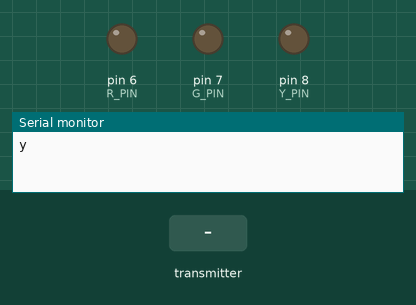
Simulated run of this sketch. Board: Arduino Uno, built with avr-gcc and run on an emulated ATmega328P. Parts: output pins drawn as LEDs (lit = HIGH), the last lines printed to the serial monitor. Inputs (shaded band) come from the test bench. Random numbers use the default seed unless the sketch sets one; no radio packets arrive unless stated.

Above: at 2.0 s.
2.1 s: the transmitter starts sending sequenceArraySend = 0
At 5.0 s:
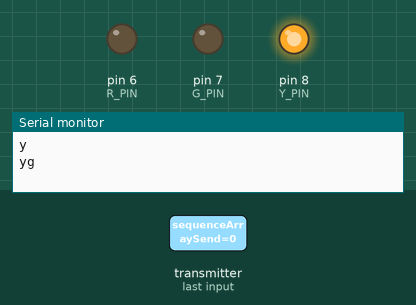
5.1 s: the transmitter starts sending result = 0
At 7.23 s:
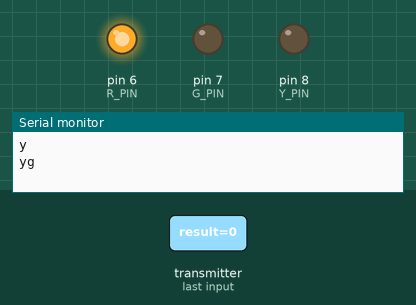
At 13.85 s:
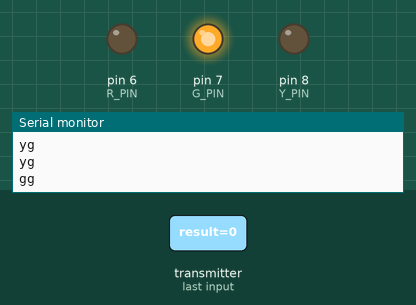
Timing chart, 0 to 14.1 s (numbered marks = the images above; inputs shaded):
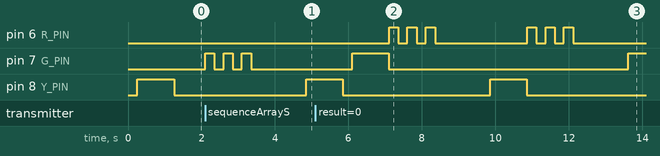

The sketch:

TeensyPlayer1.ino
```cpp
#include <SoftwareSerial.h>
#include <SPI.h>
#include "RF24.h"
#include "nRF24L01.h"

RF24 radio(9,10);

uint64_t pipes[2] = {0xF0B16B00B5, 0xF0BADA5535}; //reading, writing

void initRadio()
{
  radio.setPALevel(RF24_PA_HIGH);
  //payload size default 32...
  radio.setChannel(10); //we're team 10 :)
  radio.setCRCLength(RF24_CRC_16); //2-byte CRC
  radio.setDataRate(RF24_1MBPS); //1Mbps data rate

  radio.openReadingPipe(0, pipes[0]); //reading pipe
  radio.openWritingPipe(pipes[1]);
}
int const R_PIN = 6;
int const G_PIN = 7;
int const Y_PIN = 8;

void setup() {
  Serial.begin(9600);
  while(!Serial);
  radio.begin();
  initRadio();


  randomSeed(analogRead(0));

  pinMode(R_PIN, OUTPUT);
  pinMode(G_PIN, OUTPUT);
  pinMode(Y_PIN, OUTPUT);
}

//returns a random char (r, g, or y)
char getNewLight(){
  long randomNum = random(0,3);
  if(randomNum == 0){
    return 'r';
  } else if(randomNum == 1){
    return 'g';
  } else {
    return 'y';
  }
}

//Lights an LED for the specified time (in milliseconds) and then turns that LED Off
void lightLED(int pin,int timeToLight){
  digitalWrite(pin, HIGH);
  delay(timeToLight);
  digitalWrite(pin, LOW);
}


char sequenceArray [100];
int roundNum = 1;

struct data
{
  char sequenceArraySend [25];
  char result = 'p';
};

data game;


void loop() {

  //add on to sequence
  sequenceArray [roundNum - 1] = getNewLight();
  Serial.println(sequenceArray);


  //light up leds for the round
  for(int j = 0; j < roundNum; j++){
    delay(250);
    if(sequenceArray[j] == 'r'){
      lightLED(R_PIN, 1000);
    } else if(sequenceArray[j] == 'g'){
      lightLED(G_PIN, 1000);
    } else if (sequenceArray[j] == 'y'){
      lightLED(Y_PIN, 1000);
    }
  }

  radio.stopListening();
  //write over radio
  for (int i = 0; i < 4; i++)
  {
    for (int j = 0; j < 25; j++)
    {
      game.sequenceArraySend[j] = sequenceArray[(i * 25) + j];
    }
    radio.write((char*) &game, sizeof(game));
  }

  radio.startListening();

  //listen for response from arduino (p for pass, n for no pass)
  bool stillWaiting = true;
  char result;

  while(stillWaiting){

    if(radio.available(0)){ //You've got mail!!!
      radio.read((char*) &game, sizeof(game));
      stillWaiting = false;
    }
  }

  //if good, flash green led and continue otherwise flash red and reset
  if(game.result == 'p'){ //You've got a match or a lucky guess
    for(int k = 0; k < 3; k++){
      lightLED(G_PIN, 250);
      delay(250);//No need to reset sequence as they passed the test
    }
    roundNum++;
  } else {
    for(int k = 0; k < 3; k++){
      lightLED(R_PIN, 250);
      delay(250);
    }
    roundNum = 1;
  }
  delay(1000);//give time for players to realize the result and then prepare to memorize

}
```

Measured:
- after the input at 2.1 s, pin 7 (G_PIN): alternates HIGH for 0.25 s and LOW for 0.25 s, 6 changes in all, then stays LOW, starting at once; pin 8 (Y_PIN): LOW → HIGH after 2.8 s
- after the input at 5.1 s, pin 6 (R_PIN): LOW → HIGH after 2.0 s, → LOW 0.25 s later, → HIGH 0.25 s later, → LOW 0.25 s later, … (12 changes in this stretch)
